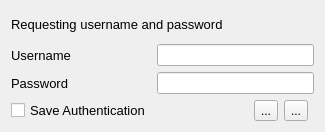
<?xml version="1.0" encoding="UTF-8"?>
<ui version="4.0">
 <class>GTASVNAuthenticationWidget</class>
 <widget class="QDialog" name="GTASVNAuthenticationWidget">
  <property name="geometry">
   <rect>
    <x>0</x>
    <y>0</y>
    <width>325</width>
    <height>132</height>
   </rect>
  </property>
  <property name="windowTitle">
   <string>Dialog</string>
  </property>
  <layout class="QGridLayout" name="gridLayout">
   <item row="1" column="0">
    <layout class="QGridLayout" name="gridLayout_2">
     <item row="0" column="0" colspan="5">
      <widget class="QLabel" name="label_3">
       <property name="font">
        <font>
         <pointsize>10</pointsize>
        </font>
       </property>
       <property name="text">
        <string>Requesting username and password</string>
       </property>
      </widget>
     </item>
     <item row="1" column="1" colspan="4">
      <widget class="QLineEdit" name="userNameLE">
       <property name="focusPolicy">
        <enum>Qt::StrongFocus</enum>
       </property>
      </widget>
     </item>
     <item row="3" column="1">
      <spacer name="horizontalSpacer">
       <property name="orientation">
        <enum>Qt::Horizontal</enum>
       </property>
       <property name="sizeHint" stdset="0">
        <size>
         <width>40</width>
         <height>20</height>
        </size>
       </property>
      </spacer>
     </item>
     <item row="3" column="3">
      <widget class="QToolButton" name="canceTB">
       <property name="text">
        <string>...</string>
       </property>
      </widget>
     </item>
     <item row="3" column="2">
      <widget class="QToolButton" name="loginTB">
       <property name="baseSize">
        <size>
         <width>10</width>
         <height>0</height>
        </size>
       </property>
       <property name="text">
        <string>...</string>
       </property>
      </widget>
     </item>
     <item row="1" column="0">
      <widget class="QLabel" name="label">
       <property name="font">
        <font>
         <pointsize>10</pointsize>
        </font>
       </property>
       <property name="text">
        <string>Username</string>
       </property>
      </widget>
     </item>
     <item row="2" column="1" colspan="4">
      <widget class="QLineEdit" name="passwordLE">
       <property name="focusPolicy">
        <enum>Qt::StrongFocus</enum>
       </property>
       <property name="echoMode">
        <enum>QLineEdit::Password</enum>
       </property>
      </widget>
     </item>
     <item row="3" column="0">
      <widget class="QCheckBox" name="saveAuthenticationCB">
       <property name="font">
        <font>
         <pointsize>10</pointsize>
        </font>
       </property>
       <property name="text">
        <string>Save Authentication</string>
       </property>
      </widget>
     </item>
     <item row="2" column="0">
      <widget class="QLabel" name="label_2">
       <property name="font">
        <font>
         <pointsize>10</pointsize>
        </font>
       </property>
       <property name="text">
        <string>Password</string>
       </property>
      </widget>
     </item>
    </layout>
   </item>
  </layout>
 </widget>
 <tabstops>
  <tabstop>userNameLE</tabstop>
  <tabstop>passwordLE</tabstop>
  <tabstop>saveAuthenticationCB</tabstop>
  <tabstop>loginTB</tabstop>
  <tabstop>canceTB</tabstop>
 </tabstops>
 <resources/>
 <connections/>
</ui>
